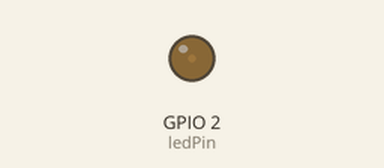
The program below on a simulated ESP32. Parts: output pins drawn as LEDs (lit = HIGH). What the program prints to the serial monitor is not drawn.

Above: at 0.05 s.
At 0.45 s:
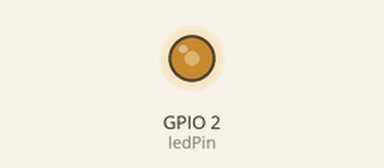
At 0.9 s:
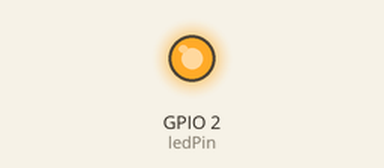
At 1.7 s:
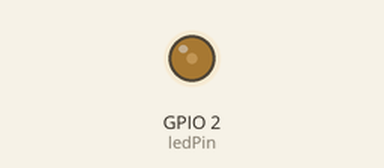
Timing chart, 0 to 4.9 s (numbered marks = the images above):
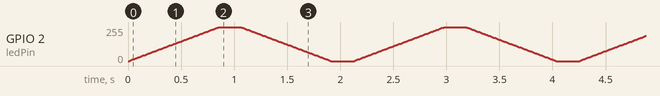

The program:

main.cpp
```cpp
#include <Arduino.h>

constexpr int ledPin = 2, ledPinChannel = 0;
constexpr int brightnessStep = 3;
int delayMs = 10;
unsigned long loopStartTime = 0, fullLoopEndTime = 0;

void setup() {
  Serial.begin(115200);
  ledcSetup(ledPinChannel, 5000, 8);
  ledcAttachPin(ledPin, ledPinChannel);
}

void loop() {
  fullLoopEndTime = micros();
  Serial.printf("Full loop time: %lu microseconds\n", fullLoopEndTime - loopStartTime);
  loopStartTime = micros();

  for (int brightness = 0; brightness <= 255; brightness += brightnessStep) {
      ledcWrite(ledPinChannel, brightness);
      delay(delayMs);
  }

  delay(200);

  for (int brightness = 255; brightness >= 0; brightness -= brightnessStep) {
      ledcWrite(ledPinChannel, brightness);
      delay(delayMs);
  }

  delay(200);

  unsigned long userLoopFinishTime = micros();
  Serial.printf("User loop time: %lu microseconds\n", userLoopFinishTime - loopStartTime);
}
```
